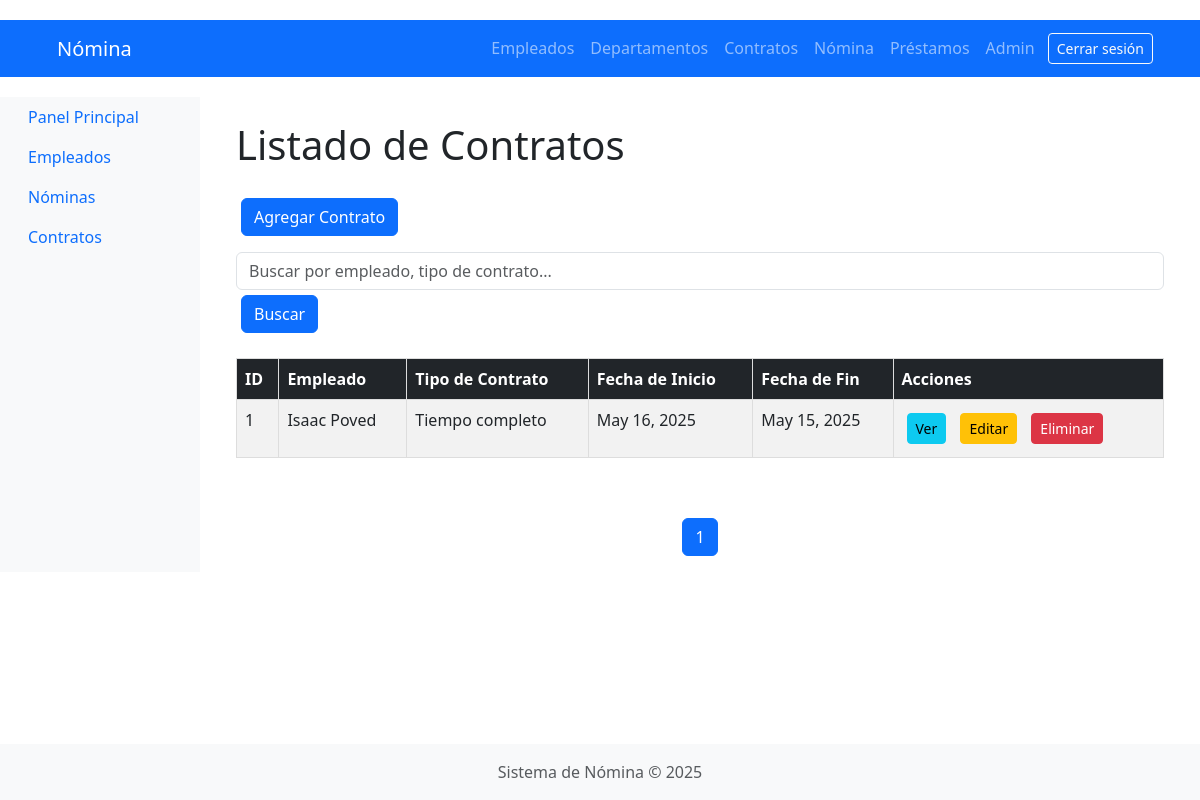
The page /contracts/ (signed in) on the database its author committed.
### contracts/models.py (models this page shows, shortened)
class Contrato(models.Model):
    empleado = models.ForeignKey('employees.Empleado', on_delete=models.CASCADE)
    tipo_contrato = models.ForeignKey(TipoContrato, on_delete=models.CASCADE)
    fecha_inicio = models.DateField()
    fecha_fin = models.DateField(null=True, blank=True)

class TipoContrato(models.Model):
    nombre = models.CharField(max_length=100)
    descripcion = models.TextField()
    def __str__(self):
        return self.nombre

### employees/models.py (models this page shows, shortened)
class Empleado(models.Model):
    SEXO_CHOICES = [
        ('M', 'Masculino'),
        ('F', 'Femenino'),
    ]
    cedula = models.CharField(max_length=10, unique=True, null=True)
    nombre = models.CharField(max_length=100)
    apellido = models.CharField(max_length=100)
    sexo = models.CharField(max_length=1, choices=SEXO_CHOICES, default='M')  # Campo agregado
    cargo = models.ForeignKey(Cargo, on_delete=models.CASCADE)
    departamento = models.ForeignKey(Departamento, on_delete=models.CASCADE)
    tipo_contrato = models.ForeignKey(TipoContrato, on_delete=models.CASCADE)
    fecha_ingreso = models.DateField()
    salario = models.DecimalField(max_digits=10, decimal_places=2)
    def __str__(self):
        return f"{self.nombre} {self.apellido}"

### contracts/views.py (the view)
# urls.py: path('', views.listar_contratos, name='listar_contratos'),  # Cambiado
@login_required
def listar_contratos(request):
    query = request.GET.get('q', '')
    contratos = Contrato.objects.all()
    if query:
        contratos = contratos.filter(
            Q(empleado__nombre__icontains=query) |
            Q(empleado__apellido__icontains=query) |
            Q(tipo_contrato__nombre__icontains=query)
        )
    paginator = Paginator(contratos, 2)
    page_number = request.GET.get('page')
    contratos_paginated = paginator.get_page(page_number)
    return render(request, 'contracts/contract_list.html', {
        'contratos': contratos_paginated,
        'query': query
    })

### templates/contracts/contract_list.html (shortened to what this page needs)
{% extends 'base.html' %}
{% block content %}
<div class="container mt-4">
    <h1 class="mb-4">Listado de Contratos</h1>
    <a href="{% url 'crear_contrato' %}" class="btn btn-primary mb-3">Agregar Contrato</a>
    <form method="get" class="form-inline mb-3 float-right">
        <input type="text" name="q" class="form-control mr-2" placeholder="Buscar por empleado, tipo de contrato..." value="{{ query|default:'' }}">
        <button type="submit" class="btn btn-primary">Buscar</button>
    </form>
    <table class="table table-striped table-hover">
        <thead class="table-dark">
            <tr>
                <th>ID</th>
                <th>Empleado</th>
                <th>Tipo de Contrato</th>
                <th>Fecha de Inicio</th>
                <th>Fecha de Fin</th>
                <th>Acciones</th>
            </tr>
        </thead>
        <tbody>
            {% for contrato in contratos %}
            <tr>
                <td>{{ forloop.counter }}</td>
                <td>{{ contrato.empleado }}</td>
                <td>{{ contrato.tipo_contrato }}</td>
                <td>{{ contrato.fecha_inicio }}</td>
                <td>{{ contrato.fecha_fin }}</td>
                <td>
                    <a href="{% url 'detalle_contrato' contrato.id %}" class="btn btn-sm btn-info">Ver</a>
                    <a href="{% url 'actualizar_contrato' contrato.id %}" class="btn btn-sm btn-warning">Editar</a>
                    <a href="{% url 'eliminar_contrato' contrato.id %}" class="btn btn-sm btn-danger">Eliminar</a>
                </td>
            </tr>
            {% empty %}
            <tr>
                <td colspan="6" class="text-center">No hay contratos registrados.</td>
            </tr>
            {% endfor %}
        </tbody>
    </table>
</div>
<div class="d-flex justify-content-center mt-4">
    <nav aria-label="Paginación de contratos">
        <ul class="pagination">
            {% for num in contratos.paginator.page_range %}
                {% if contratos.number == num %}
                    <li class="page-item active"><a class="page-link">{{ num }}</a></li>
                {% else %}
                    <li class="page-item"><a class="page-link" href="?page={{ num }}{% if query %}&q={{ query }}{% endif %}">{{ num }}</a></li>
                {% endif %}
            {% endfor %}
        </ul>
    </nav>
</div>
</div>
{% endblock %}

### static/css/styles.css (style rules this page uses)
body { font-family: 'Arial', sans-serif; margin: 0; padding: 0; background-color: #f4f4f4; }
nav { margin: 20px 0; }
nav a { color: #ffffff; text-decoration: none; padding: 10px 15px; border-radius: 5px; }
.container { width: 80%; margin: auto; overflow: hidden; }
h1, h2, h3 { color: #35424a; }
.table { width: 100%; margin: 20px 0; border-collapse: collapse; }
.table th, .table td { padding: 10px; border: 1px solid #dddddd; text-align: left; }
.table th { background: #35424a; color: #ffffff; }
.btn { display: inline-block; padding: 10px 15px; margin: 5px; border: none; border-radius: 5px; cursor: pointer; }
.btn-primary { background: #35424a; color: #ffffff; }
.btn-danger { background: #e8491d; color: #ffffff; }

### rows shown on the page
Contrato: empleado "Isaac Poved", tipo_contrato "Tiempo completo", fecha_inicio "May 16, 2025", fecha_fin "May 15, 2025"

### other values the page prints
{{ num }} "1"
{{ year|default:2025 }} "2025"
